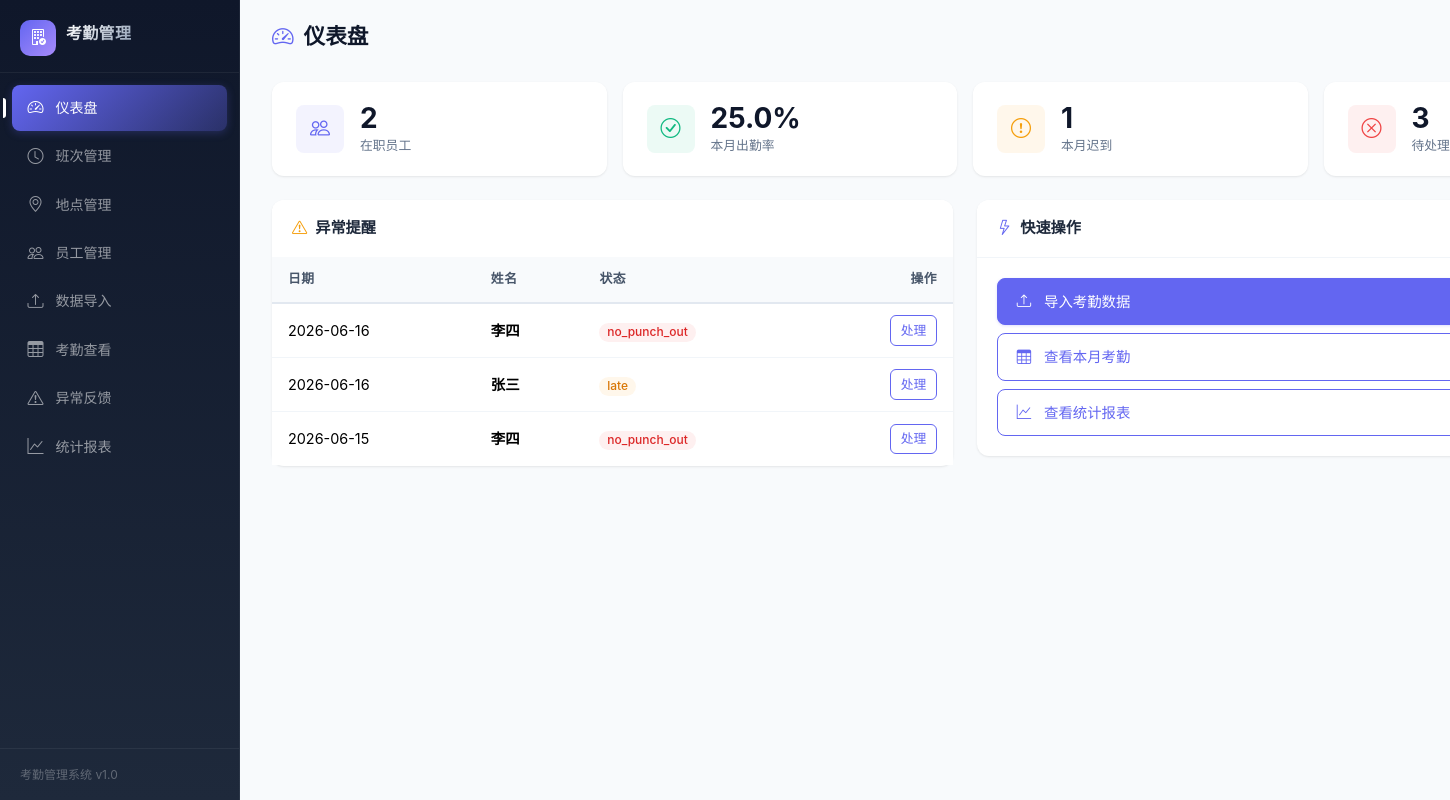
Before: / with the older database file.
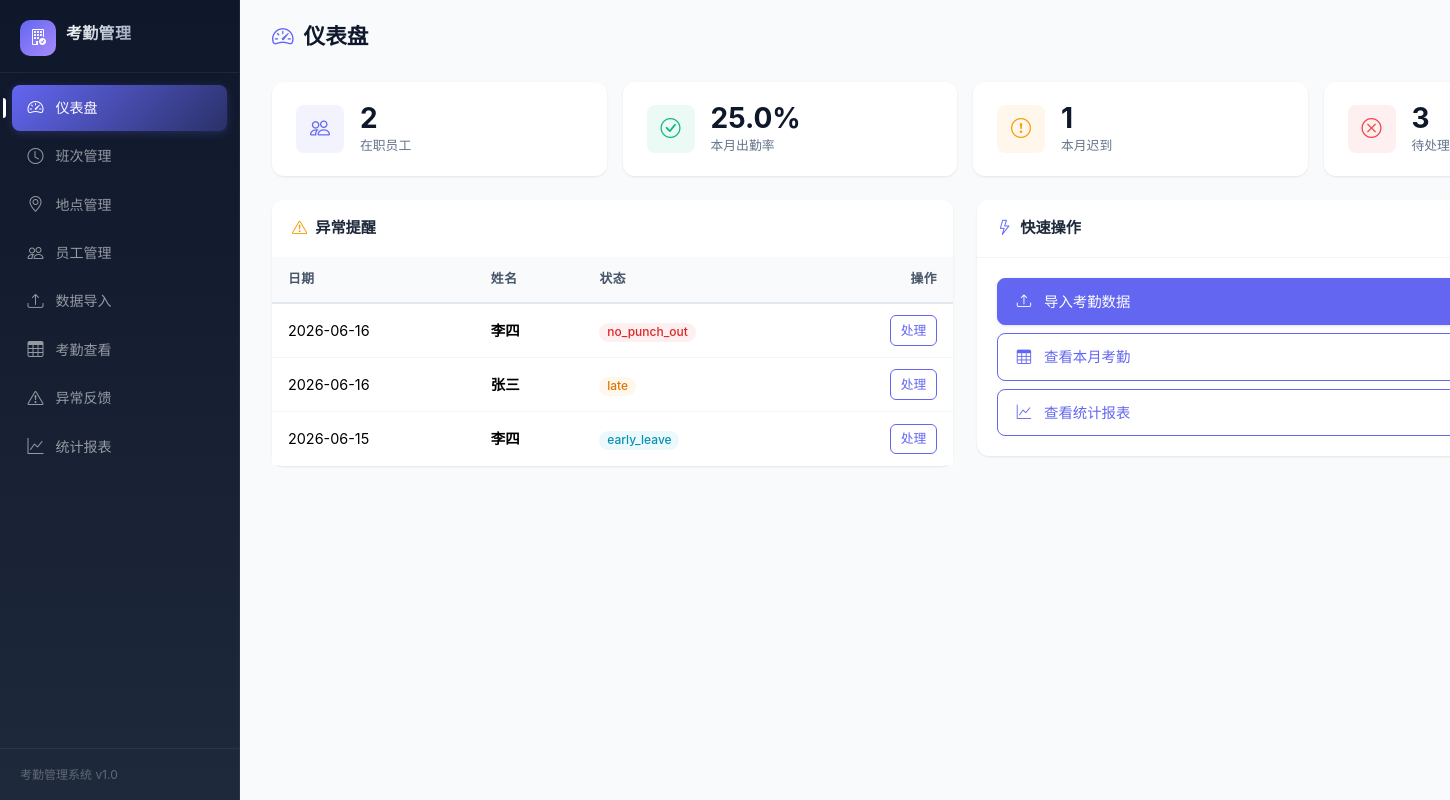
After: the same page with the newer database file.
### models.py (models this page shows, shortened)
class Attendance(db.Model):
    __tablename__ = 'attendance'
    id = db.Column(db.Integer, primary_key=True)
    employee_id = db.Column(db.String(32), db.ForeignKey('employees.employee_id'), nullable=False, index=True)
    employee_name = db.Column(db.String(64), nullable=False)
    date = db.Column(Date, nullable=False, index=True)
    shift_id = db.Column(db.Integer, db.ForeignKey('shifts.id'), nullable=True)
    location_id = db.Column(db.Integer, db.ForeignKey('locations.id'), nullable=True)
    punch_in = db.Column(DateTime, nullable=True)
    punch_out = db.Column(DateTime, nullable=True)
    status = db.Column(db.String(32), default='normal')
    is_anomaly = db.Column(Boolean, default=False)
    clerk_remark = db.Column(Text, default='')
    shift = db.relationship('Shift', backref='attendances')
    employee = db.relationship('Employee', backref='attendances')
    location = db.relationship('Location', backref='attendances')
    __table_args__ = (
        db.UniqueConstraint('employee_id', 'date', name='uq_employee_date'),
    )

### main.py (the view)
@main_bp.route('/')
def index():
    employees_count = Employee.query.filter_by(is_active=True).count()
    month_str = today.strftime('%Y-%m')
    month_att = Attendance.query.filter(
        Attendance.date.startswith(today.strftime('%Y-%m'))
    ).all()
    total = len(month_att)
    normal = sum(1 for a in month_att if a.status == 'normal')
    late = sum(1 for a in month_att if a.status in ('late', 'both'))
    anomaly = sum(1 for a in month_att if a.is_anomaly and not a.clerk_remark)
    week_ago = today - timedelta(days=7)
    recent = Attendance.query.filter(
        Attendance.date >= week_ago,
        Attendance.is_anomaly == True,
    ).order_by(Attendance.date.desc()).limit(10).all()
    stats = {
        'total_employees': employees_count,
        'attendance_rate': round(normal / total * 100, 1) if total else 0,
        'late_count': late,
        'anomaly_count': anomaly,
    }
    return render_template('index.html', stats=stats, recent_anomalies=recent)

### main.py (called while the page is built)
@main_bp.context_processor
def inject_today():
    return {'today': today}

### templates/index.html (shortened to what this page needs)
{% extends "base.html" %}
{% set active_page = 'dashboard' %}
{% block content %}
<div class="page-header d-flex justify-content-between align-items-center">
    <h4><i class="bi bi-speedometer2"></i> 仪表盘</h4>
</div>
<div class="stat-row">
    <div class="stat-card">
        <div class="stat-icon blue"><i class="bi bi-people"></i></div>
        <div class="stat-body">
            <div class="number">{{ stats.total_employees }}</div>
            <div class="label">在职员工</div>
        </div>
    </div>
    <div class="stat-card">
        <div class="stat-icon green"><i class="bi bi-check-circle"></i></div>
        <div class="stat-body">
            <div class="number">{{ stats.attendance_rate }}%</div>
            <div class="label">本月出勤率</div>
        </div>
    </div>
    <div class="stat-card">
        <div class="stat-icon yellow"><i class="bi bi-exclamation-circle"></i></div>
        <div class="stat-body">
            <div class="number">{{ stats.late_count }}</div>
            <div class="label">本月迟到</div>
        </div>
    </div>
    <div class="stat-card">
        <div class="stat-icon red"><i class="bi bi-x-circle"></i></div>
        <div class="stat-body">
            <div class="number">{{ stats.anomaly_count }}</div>
            <div class="label">待处理异常</div>
        </div>
    </div>
</div>
<div class="row g-4">
    <div class="col-md-6">
        <div class="card">
            <div class="card-header"><i class="bi bi-exclamation-triangle" style="color:var(--warning)"></i> 异常提醒</div>
            <div class="card-body p-0">
                {% if recent_anomalies %}
                <div class="table-responsive">
                    <table class="table">
                        <thead>
                            <tr>
                                <th>日期</th>
                                <th>姓名</th>
                                <th>状态</th>
                                <th class="text-end">操作</th>
                            </tr>
                        </thead>
                        <tbody>
                            {% for a in recent_anomalies %}
                            <tr>
                                <td>{{ a.date }}</td>
                                <td><strong>{{ a.employee_name }}</strong></td>
                                <td><span class="badge badge-{{ a.status }}">{{ a.status }}</span></td>
                                <td class="text-end"><a href="{{ url_for('main.anomalies') }}" class="btn btn-sm btn-outline-primary">处理</a></td>
                            </tr>
                            {% endfor %}
                        </tbody>
                    </table>
                </div>
                {% else %}
                <div class="empty-state">
                    <i class="bi bi-check-circle" style="color:var(--success)"></i>
                    <p>暂无异常记录</p>
                </div>
                {% endif %}
            </div>
        </div>
    </div>
    <div class="col-md-6">
        <div class="card">
            <div class="card-header"><i class="bi bi-lightning" style="color:var(--primary)"></i> 快速操作</div>
            <div class="card-body quick-actions">
                <div class="d-grid gap-2">
                    <a href="{{ url_for('main.import_data') }}" class="btn btn-primary">
                        <i class="bi bi-upload"></i> 导入考勤数据
                    </a>
                    <a href="{{ url_for('main.attendance_view') }}" class="btn btn-outline-primary">
                        <i class="bi bi-table"></i> 查看本月考勤
                    </a>
                    <a href="{{ url_for('main.statistics') }}" class="btn btn-outline-primary">
                        <i class="bi bi-graph-up"></i> 查看统计报表
                    </a>
                </div>
            </div>
        </div>
    </div>
</div>
{% endblock %}

Changed rows visible on the page:
changed Attendance: status "no_punch_out" → "early_leave"
